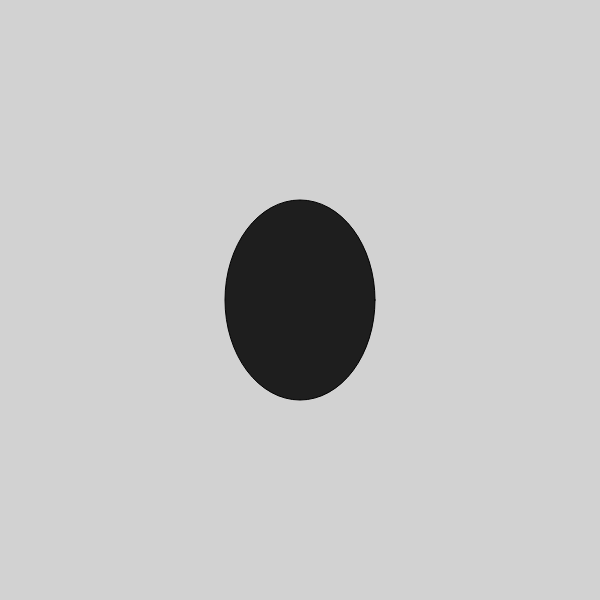
Frame 1 (no input)
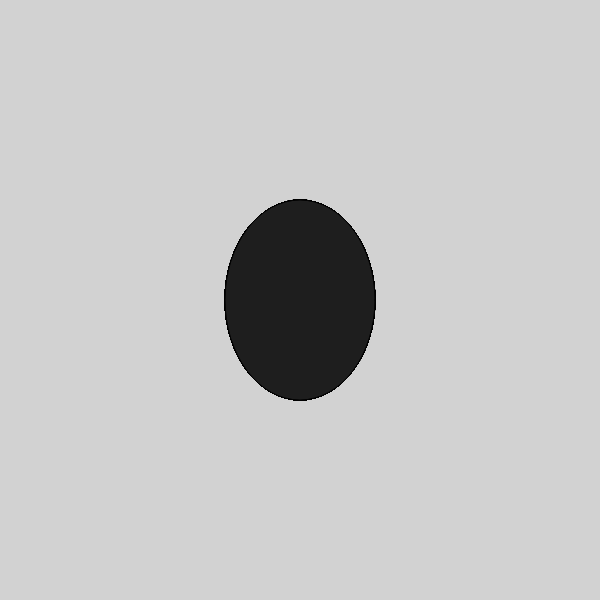
Frame 60 (no input)
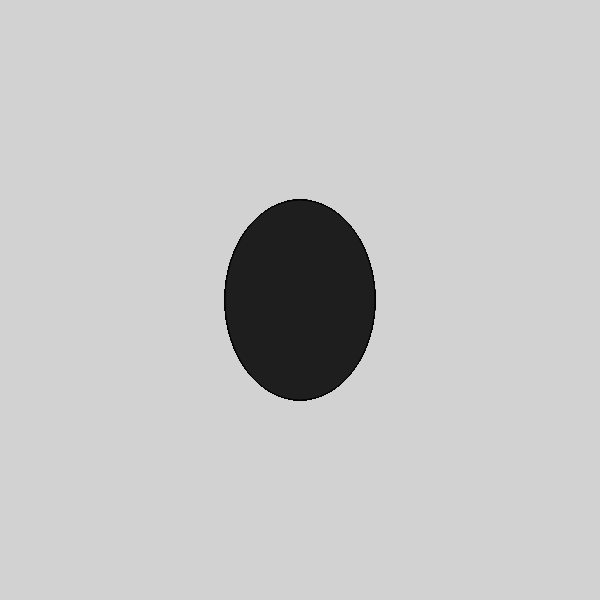
Frame 120 (the mouse pressed at the canvas centre since frame 60)

The p5.js sketch that drew these frames (run headless with seeded random() and noise() and a simulated clock; from frame 60 on, the mouse is pressed at the canvas centre):

// p5.js sketch
// ── sketch.js
function setup() {
  createCanvas(600, 600); 
  background(210);

}
function draw() {

  //PENGUIN---------------------------------------------------------------

  //body
  fill(210);
  ellipse(300,300,100,150);
  fill(30);
  ellipse(300,300,150,200);


}
